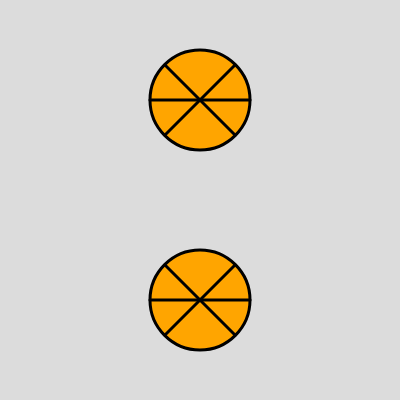
Frame 1 (no input)
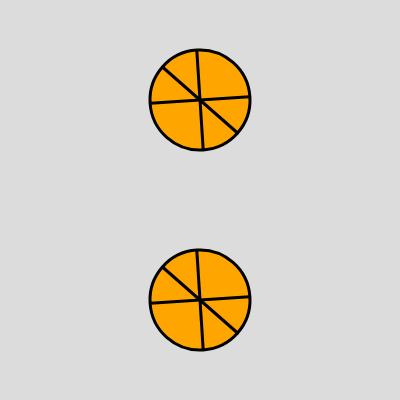
Frame 60 (no input)
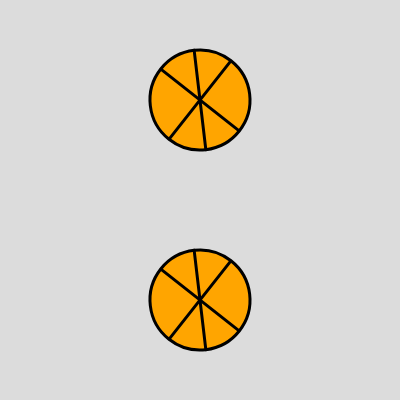
Frame 120 (the mouse pressed at the canvas centre since frame 60)

The p5.js sketch that drew these frames (run headless with seeded random() and noise() and a simulated clock; from frame 60 on, the mouse is pressed at the canvas centre):

// p5.js sketch
// ── sketch.js
function setup() {
  createCanvas(400, 400);
  angleMode(DEGREES);
}

function drawBall(xCenter, yCenter, diameter) {
  fill("orange");
  stroke(0);
  strokeWeight(3);
  circle(xCenter, yCenter, diameter);
  line(-50 + xCenter, yCenter, 50 + xCenter, yCenter);
  line(-35 + xCenter, -35 + yCenter, 35 + xCenter, 35 + yCenter);
  line(35 + xCenter, -35 + yCenter, -35 + xCenter, 35 + yCenter);
}

function rotateBall(xCenter, yCenter, diameter, angle) {
  push();
  translate(xCenter, yCenter);
  rotate(angle);
  drawBall(0, 0, diameter);
  pop();
}

let angle = 0;
function draw() {
  background(220);

  fill("orange");
  stroke("black");
  strokeWeight(3);

  rotateBall(200, 300, 100, angle);
  rotateBall(200, 100, 100, angle);
  angle += 0.7;
}
